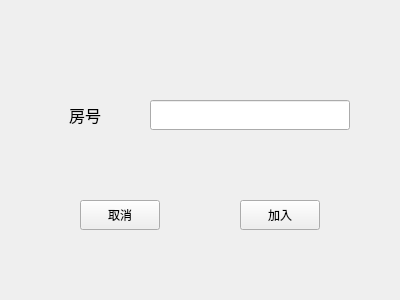
<?xml version="1.0" encoding="UTF-8"?>
<ui version="4.0">
 <class>EnterRoom</class>
 <widget class="QWidget" name="EnterRoom">
  <property name="geometry">
   <rect>
    <x>0</x>
    <y>0</y>
    <width>400</width>
    <height>300</height>
   </rect>
  </property>
  <property name="windowTitle">
   <string>Form</string>
  </property>
  <widget class="QLabel" name="label">
   <property name="geometry">
    <rect>
     <x>50</x>
     <y>100</y>
     <width>70</width>
     <height>30</height>
    </rect>
   </property>
   <property name="minimumSize">
    <size>
     <width>70</width>
     <height>30</height>
    </size>
   </property>
   <property name="maximumSize">
    <size>
     <width>70</width>
     <height>30</height>
    </size>
   </property>
   <property name="text">
    <string>&lt;html&gt;&lt;head/&gt;&lt;body&gt;&lt;p align=&quot;center&quot;&gt;&lt;span style=&quot; font-size:12pt;&quot;&gt;房号&lt;/span&gt;&lt;/p&gt;&lt;/body&gt;&lt;/html&gt;</string>
   </property>
  </widget>
  <widget class="QLineEdit" name="lineEdit">
   <property name="geometry">
    <rect>
     <x>150</x>
     <y>100</y>
     <width>200</width>
     <height>30</height>
    </rect>
   </property>
  </widget>
  <widget class="QPushButton" name="cancelButton">
   <property name="geometry">
    <rect>
     <x>80</x>
     <y>200</y>
     <width>80</width>
     <height>30</height>
    </rect>
   </property>
   <property name="text">
    <string>取消</string>
   </property>
  </widget>
  <widget class="QPushButton" name="enterButton">
   <property name="geometry">
    <rect>
     <x>240</x>
     <y>200</y>
     <width>80</width>
     <height>30</height>
    </rect>
   </property>
   <property name="text">
    <string>加入</string>
   </property>
  </widget>
 </widget>
 <resources/>
 <connections/>
</ui>
